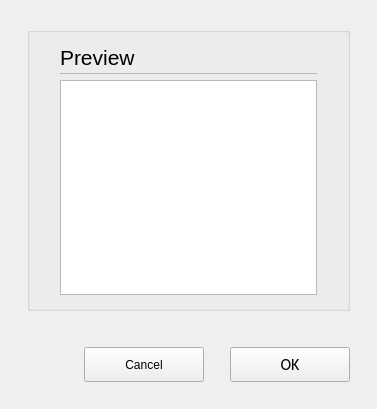
<?xml version="1.0" encoding="UTF-8"?>
<ui version="4.0">
 <class>C_SdNdeDpImportRamViewReport</class>
 <widget class="QWidget" name="C_SdNdeDpImportRamViewReport">
  <property name="geometry">
   <rect>
    <x>0</x>
    <y>0</y>
    <width>377</width>
    <height>409</height>
   </rect>
  </property>
  <property name="windowTitle">
   <string>C_SdNdeDpImportRamViewReport</string>
  </property>
  <layout class="QVBoxLayout" name="verticalLayout">
   <property name="leftMargin">
    <number>27</number>
   </property>
   <property name="topMargin">
    <number>27</number>
   </property>
   <property name="rightMargin">
    <number>27</number>
   </property>
   <property name="bottomMargin">
    <number>0</number>
   </property>
   <item>
    <widget class="stw::opensyde_gui_elements::C_OgeGbx" name="pc_GroupBoxGeneral_5">
     <property name="title">
      <string/>
     </property>
     <layout class="QVBoxLayout" name="verticalLayout_6">
      <property name="spacing">
       <number>0</number>
      </property>
      <property name="leftMargin">
       <number>30</number>
      </property>
      <property name="rightMargin">
       <number>30</number>
      </property>
      <property name="bottomMargin">
       <number>13</number>
      </property>
      <item>
       <layout class="QHBoxLayout" name="horizontalLayout_7" stretch="0,1">
        <property name="spacing">
         <number>6</number>
        </property>
        <item>
         <widget class="stw::opensyde_gui_elements::C_OgeLabContextMenuBase" name="pc_LabelHeadingPreview">
          <property name="styleRole" stdset="0">
           <string>heading-group-bold</string>
          </property>
          <property name="minimumSize">
           <size>
            <width>0</width>
            <height>30</height>
           </size>
          </property>
          <property name="maximumSize">
           <size>
            <width>16777215</width>
            <height>30</height>
           </size>
          </property>
          <property name="font">
           <font>
            <family>Segoe UI</family>
            <pointsize>16</pointsize>
           </font>
          </property>
          <property name="text">
           <string>Preview</string>
          </property>
         </widget>
        </item>
        <item>
         <spacer name="horizontalSpacer_10">
          <property name="orientation">
           <enum>Qt::Horizontal</enum>
          </property>
          <property name="sizeHint" stdset="0">
           <size>
            <width>40</width>
            <height>1</height>
           </size>
          </property>
         </spacer>
        </item>
       </layout>
      </item>
      <item>
       <layout class="QHBoxLayout" name="horizontalLayout_20" stretch="0">
        <property name="spacing">
         <number>0</number>
        </property>
        <property name="topMargin">
         <number>1</number>
        </property>
        <property name="rightMargin">
         <number>0</number>
        </property>
        <property name="bottomMargin">
         <number>0</number>
        </property>
        <item>
         <widget class="stw::opensyde_gui_elements::C_OgeFraSeparator" name="pc_Frame_3">
          <property name="minimumSize">
           <size>
            <width>0</width>
            <height>1</height>
           </size>
          </property>
          <property name="maximumSize">
           <size>
            <width>16777215</width>
            <height>1</height>
           </size>
          </property>
          <property name="frameShape">
           <enum>QFrame::StyledPanel</enum>
          </property>
          <property name="frameShadow">
           <enum>QFrame::Raised</enum>
          </property>
         </widget>
        </item>
       </layout>
      </item>
      <item>
       <spacer name="verticalSpacer_6">
        <property name="orientation">
         <enum>Qt::Vertical</enum>
        </property>
        <property name="sizeType">
         <enum>QSizePolicy::Fixed</enum>
        </property>
        <property name="sizeHint" stdset="0">
         <size>
          <width>6</width>
          <height>6</height>
         </size>
        </property>
       </spacer>
      </item>
      <item>
       <widget class="stw::opensyde_gui_elements::C_OgeTebReport" name="pc_TextBrowser"/>
      </item>
     </layout>
    </widget>
   </item>
   <item>
    <spacer name="pc_VerticalSpacerButtonsObove">
     <property name="orientation">
      <enum>Qt::Vertical</enum>
     </property>
     <property name="sizeType">
      <enum>QSizePolicy::Fixed</enum>
     </property>
     <property name="sizeHint" stdset="0">
      <size>
       <width>20</width>
       <height>30</height>
      </size>
     </property>
    </spacer>
   </item>
   <item>
    <layout class="QHBoxLayout" name="horizontalLayout_22">
     <item>
      <spacer name="horizontalSpacer_9">
       <property name="orientation">
        <enum>Qt::Horizontal</enum>
       </property>
       <property name="sizeHint" stdset="0">
        <size>
         <width>40</width>
         <height>20</height>
        </size>
       </property>
      </spacer>
     </item>
     <item>
      <widget class="stw::opensyde_gui_elements::C_OgePubCancel" name="pc_PushButtonCancel">
       <property name="minimumSize">
        <size>
         <width>120</width>
         <height>35</height>
        </size>
       </property>
       <property name="maximumSize">
        <size>
         <width>120</width>
         <height>35</height>
        </size>
       </property>
       <property name="text">
        <string>Cancel</string>
       </property>
      </widget>
     </item>
     <item>
      <spacer name="horizontalSpacer">
       <property name="orientation">
        <enum>Qt::Horizontal</enum>
       </property>
       <property name="sizeType">
        <enum>QSizePolicy::Fixed</enum>
       </property>
       <property name="sizeHint" stdset="0">
        <size>
         <width>20</width>
         <height>20</height>
        </size>
       </property>
      </spacer>
     </item>
     <item>
      <widget class="stw::opensyde_gui_elements::C_OgePubDialog" name="pc_PushButtonOk">
       <property name="minimumSize">
        <size>
         <width>120</width>
         <height>35</height>
        </size>
       </property>
       <property name="maximumSize">
        <size>
         <width>120</width>
         <height>35</height>
        </size>
       </property>
       <property name="font">
        <font>
         <family>Calibri</family>
         <pointsize>12</pointsize>
        </font>
       </property>
       <property name="text">
        <string>OK</string>
       </property>
      </widget>
     </item>
    </layout>
   </item>
   <item>
    <spacer name="verticalSpacer_7">
     <property name="orientation">
      <enum>Qt::Vertical</enum>
     </property>
     <property name="sizeType">
      <enum>QSizePolicy::Fixed</enum>
     </property>
     <property name="sizeHint" stdset="0">
      <size>
       <width>20</width>
       <height>27</height>
      </size>
     </property>
    </spacer>
   </item>
  </layout>
 </widget>
 <customwidgets>
  <customwidget>
   <class>stw::opensyde_gui_elements::C_OgeLabContextMenuBase</class>
   <extends>QLabel</extends>
   <header>C_OgeLabContextMenuBase.hpp</header>
  </customwidget>
  <customwidget>
   <class>stw::opensyde_gui_elements::C_OgeFraSeparator</class>
   <extends>QFrame</extends>
   <header>C_OgeFraSeparator.hpp</header>
   <container>1</container>
  </customwidget>
  <customwidget>
   <class>stw::opensyde_gui_elements::C_OgePubDialog</class>
   <extends>QPushButton</extends>
   <header>C_OgePubDialog.hpp</header>
  </customwidget>
  <customwidget>
   <class>stw::opensyde_gui_elements::C_OgeGbx</class>
   <extends>QGroupBox</extends>
   <header>C_OgeGbx.hpp</header>
   <container>1</container>
  </customwidget>
  <customwidget>
   <class>stw::opensyde_gui_elements::C_OgePubCancel</class>
   <extends>QPushButton</extends>
   <header>C_OgePubCancel.hpp</header>
  </customwidget>
  <customwidget>
   <class>stw::opensyde_gui_elements::C_OgeTebReport</class>
   <extends>QTextBrowser</extends>
   <header>C_OgeTebReport.hpp</header>
  </customwidget>
 </customwidgets>
 <resources/>
 <connections/>
</ui>
